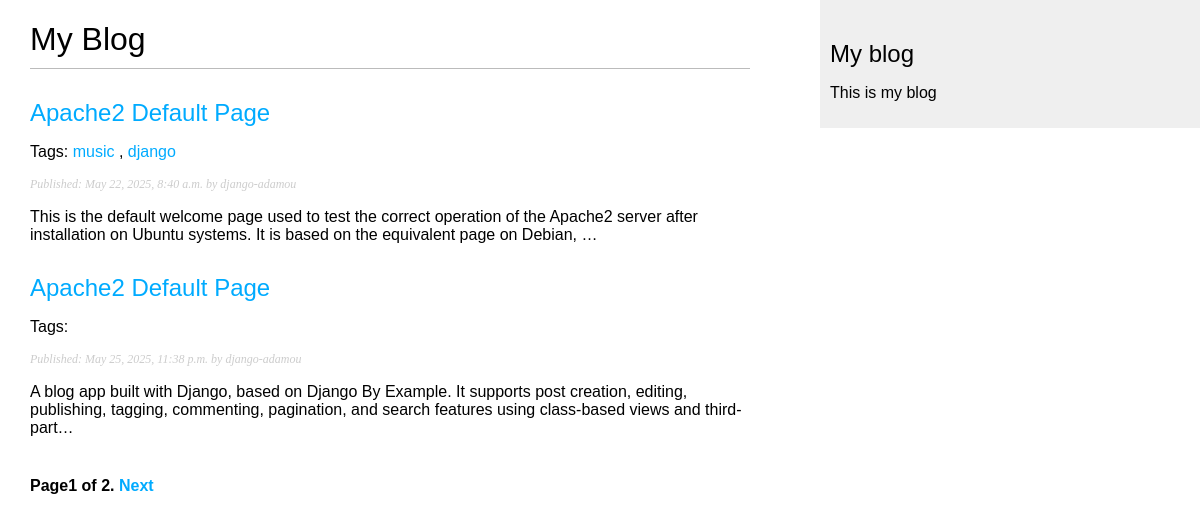
Screenshot of /blog/ with the database file from the repository.
### blog/models.py (models this page shows, shortened)
class Post(models.Model):
    class Status(models.TextChoices):
        DRAFT = "DF", "Draft"
        PUBLISHED = "PB", "Published"
    tags = TaggableManager()
    class PublishedManager(models.Manager):
        def get_queryset(self):
            return super().get_queryset().filter(status=Post.Status.PUBLISHED)
    title = models.CharField(max_length=250)
    slug = models.SlugField(max_length=250, unique_for_date="publish")
    body = models.TextField()
    publish = models.DateTimeField(default=timezone.now)
    created = models.DateTimeField(auto_now_add=True)
    updated = models.DateTimeField(auto_now=True)
    status = models.CharField(max_length=2, choices=Status, default=Status.PUBLISHED)
    author = models.ForeignKey(
        settings.AUTH_USER_MODEL, on_delete=models.CASCADE, related_name="blog_post"
    )
    objects = models.Manager
    published = PublishedManager()
    class Meta:
        ordering: ["-publish"]
        indexes: [models.Index(fields=["-publish"])]
    def get_absolute_url(self):
        return reverse(
            "blog:post_detail",
            args=[self.publish.year, self.publish.month, self.publish.day, self.slug],
        )

### blog/views.py (the view)
# urls.py: path("", views.post_list, name="post_list"),
def post_list(request, tag_slug=None):
    post_list = Post.published.all()
    tag = None
    if tag_slug:
        tag = get_object_or_404(Tag, slug=tag_slug)
        post_list = post_list.filter(tags__in=[tag])
    paginator = Paginator(post_list, 2)
    page_number = request.GET.get("page", 1)
    try:
        posts = paginator.page(page_number)
    except PageNotAnInteger:
        posts = paginator.page(1)
    except EmptyPage:
        posts = paginator.page(paginator.num_pages)
    return render(request, "blog/post/list.html", {"posts": posts,"tag": tag})

### blog/templates/blog/post/list.html (shortened to what this page needs)
{% extends "blog/base.html" %}
{% block content %}
<h1>My Blog</h1>
{% for post in posts %}
<h2>
    <a href="{{ post.get_absolute_url }}">{{post.title}}</a>
</h2>
<p class="tags">
    Tags:
        {% for tag in post.tags.all %}
            <a href="{% url 'blog:post_list_by_tag' tag.slug %}">
                {{ tag.name}}
            </a>
            {% if not forloop.last %},
            {% endif %}
        {% endfor %}
</p>
<p class="date">Published: {{post.publish}} by {{post.author}}</p>
{{post.body | truncatewords:30| linebreaks}}
{% endfor %}
{% include "pagination.html" with page=posts %}
{% endblock %}

### blog/static/css/blog.css (style rules this page uses)
body { margin: 0; padding: 0; font-family: helvetica, sans-serif; }
a { color: #00abff; text-decoration: none; }
h1 { font-weight: normal; border-bottom: 1px solid #bbb; padding: 0 0 10px 0; }
h2 { font-weight: normal; margin: 30px 0 0; }
p.date { color: #ccc; font-family: georgia, serif; font-size: 12px; font-style: italic; }

### rows the page displays
Post: title "Apache2 Default Page", publish "May 22, 2025, 8:40 a.m.", author "django-adamou", body "This is the default welcome page used to test the correct operation of the Apache2 server after installation on Ubuntu systems. It is based on the equivalent page on Debian, …"
Tag: name "music"
Tag: name "django"
Post: title "Apache2 Default Page", publish "May 25, 2025, 11:38 p.m.", author "django-adamou", body "A blog app built with Django, based on Django By Example. It supports post creation, editing, publishing, tagging, commenting, pagination, and search features using class-based views and third-part…"

### other values shown
{{ page.number }} "1"
{{ page.paginator.num_pages }} "2"
